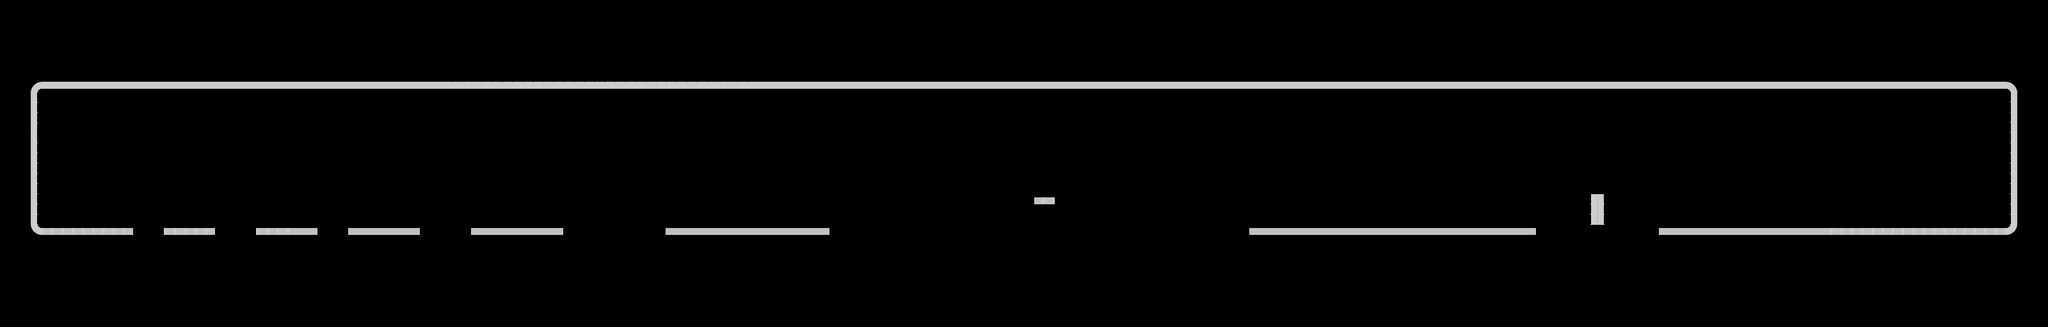

This game map was drawn from its Tiled (.tmx) file and the tilesets committed beside it. A one-line description and the trimmed map source follow:
An orthogonal 200x32 tile map with 16x16 px tiles, 1 tile layer (Tile Layer 1).

<map version="1.0" orientation="orthogonal" renderorder="right-down" width="200" height="32" tilewidth="16" tileheight="16" nextobjectid="1">
 <tileset firstgid="1" name="tiles-3" tilewidth="16" tileheight="16" tilecount="68" columns="17">
  <image source="../imgs/tiles-3.png" width="272" height="64" />
 </tileset>
 <layer name="Tile Layer 1" width="200" height="32">
  <data>[6400 cells, 344 non-empty, 13 distinct tile ids]</data>
 </layer>
</map>
